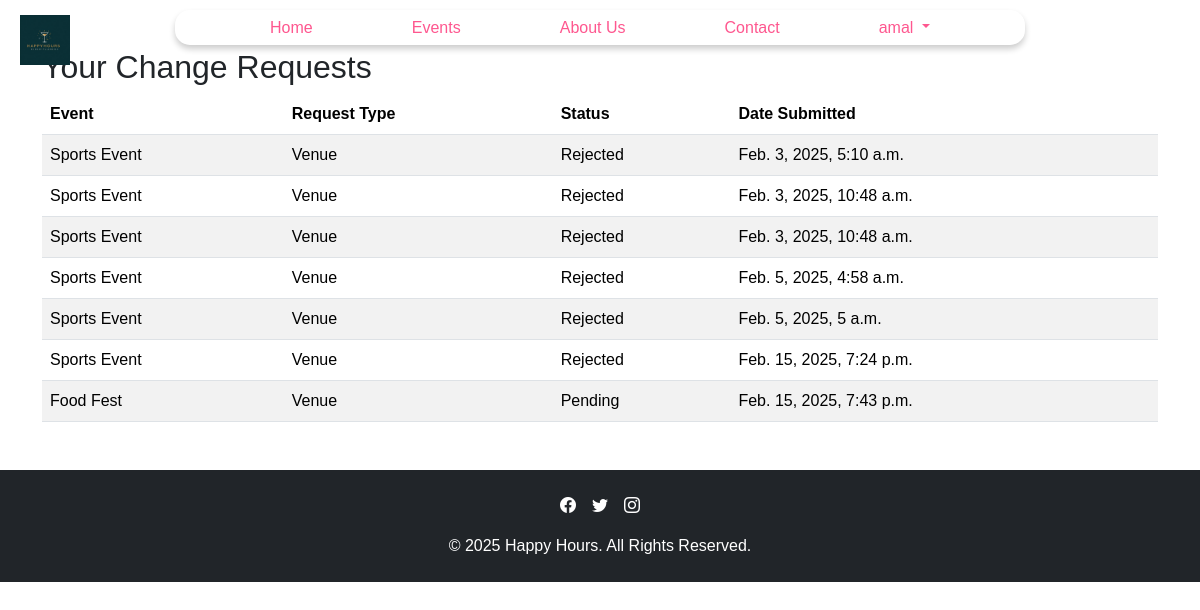
The app's page /user/change-requests-dashboard/ (signed in) with its own data.
### userapp/models.py (models this page shows, shortened)
class CustomUser(AbstractUser):
    phone_number = models.CharField(max_length=15, null=True, blank=True)
    address = models.TextField(null=True, blank=True)
    profile_picture = models.ImageField(upload_to='profile_pics/', null=True, blank=True)  # New field

class ChangeRequest(models.Model):
    user = models.ForeignKey(CustomUser, on_delete=models.CASCADE)
    booking = models.ForeignKey(Booking, on_delete=models.CASCADE)
    request_type = models.CharField(
        max_length=50,
        choices=[('Date', 'Date'), ('Venue', 'Venue')]
    )  # What change is requested
    new_value = models.CharField(max_length=255)  # The new date/venue requested
    status = models.CharField(
        max_length=50,
        choices=[('Pending', 'Pending'), ('Approved', 'Approved'), ('Rejected', 'Rejected')],
        default='Pending'
    )
    created_at = models.DateTimeField(auto_now_add=True)

### eventapp/models.py (models this page shows, shortened)
class Booking(models.Model):
    user = models.ForeignKey(settings.AUTH_USER_MODEL, on_delete=models.CASCADE, related_name='bookings')
    event_name = models.ForeignKey(Event, on_delete=models.CASCADE, related_name='bookings')
    event_date = models.DateField()
    venue = models.CharField(max_length=255)
    booking_date = models.DateField()
    admin_notes = models.TextField(blank=True, null=True)
    customer_request = models.TextField(blank=True, null=True)
    cus_name = models.CharField(max_length=255)
    cus_email = models.EmailField()
    cus_ph = models.CharField(max_length=10)
    description = models.TextField(blank=True, null=True)
    payment = models.OneToOneField('paymentapp.Payment', on_delete=models.CASCADE, related_name='booking_payment',null=True, blank=True, default=None)
    total_amount = models.DecimalField(max_digits=10, decimal_places=2, null=True, blank=True)

class Event(models.Model):
    name = models.CharField(max_length=200)
    is_available = models.BooleanField(default=True)
    slug = models.SlugField(unique=True, blank=True)
    desc = models.TextField(default='no description provided')
    event_date = models.DateField()
    location = models.CharField(max_length=200, default='not specified')
    price = models.DecimalField(max_digits=10, decimal_places=2, default=Decimal('0.00'))
    img = models.ImageField(upload_to='events/', blank=True, null=True)
    event_type = models.CharField(max_length=50, default='not specified')
    event_duration = models.CharField(max_length=50, default='not specified')
    itinerary = models.JSONField(default=list)
    def __str__(self):
        return self.name

### userapp/views.py (the view)
# urls.py: path('change-requests-dashboard/', views.change_requests_dashboard, name='change_requests_dashboard'),
@login_required
def change_requests_dashboard(request):
    change_requests = ChangeRequest.objects.filter(user=request.user)
    return render(request, 'eventapp/change_request_dashboard.html', {'change_requests': change_requests})

### userapp/context_processors.py (called while the page is built)
def timestamp(request):
    return {
        'timestamp': int(time.time())  # Or use any versioning logic you prefer
    }

def toast_message(request):
    return {
        'toast_message': {
            'type': getattr(request, 'toast_type', None),  # Default to None if not set
            'message': getattr(request, 'toast_message', None),  # Default to None if not set
        }
    }

### eventapp/templates/eventapp/change_request_dashboard.html
{% extends 'base.html' %}
{% block content %}
<div class="container my-5">
    <h2>Your Change Requests</h2>
    {% if change_requests %}
    <table class="table table-striped">
        <thead>
            <tr>
                <th>Event</th>
                <th>Request Type</th>
                <th>Status</th>
                <th>Date Submitted</th>
            </tr>
        </thead>
        <tbody>
            {% for request in change_requests %}
            <tr>
                <td>{{ request.booking.event_name }}</td>
                <td>{{ request.get_request_type_display }}</td>
                <td>{{ request.status }}</td>
                <td>{{ request.created_at }}</td>
            </tr>
            {% endfor %}
        </tbody>
    </table>
    {% else %}
    <p>You have not submitted any change requests.</p>
    {% endif %}
</div>
{% endblock %}

### templates/base.html (shortened to what this page needs)
{% load static %}
{% load custom_filters %}
<!DOCTYPE html>
<html lang="en">
<head>
    <link href="https://cdn.jsdelivr.net/npm/bootstrap@5.3.2/dist/css/bootstrap.min.css" rel="stylesheet">
    <link href="https://cdn.jsdelivr.net/npm/bootstrap-icons/font/bootstrap-icons.css" rel="stylesheet">
    <link rel="stylesheet" href="{% static 'css/styles.css' %}?v={{ timestamp }}">
</head>
<body>
    <div class="toast-container top-0 end-0 p-3" id="toast-container">
    </div>
    <header>
        <img src="{% static 'images/happy-hours.jpeg' %}" alt="Happy Hours Logo" class="custom-logo">
        <nav class="navbar custom-navbar navbar-expand-lg">
            <div class="container">
                <div class="collapse navbar-collapse" id="navbarNavDropdown">
                    <ul class="navbar-nav ms-auto">
                        <li class="nav-item"><a class="nav-link {% if request.path == '/' %}active{% endif %}"
                                href="/">Home</a></li>
                        <li class="nav-item"><a class="nav-link {% if request.path == '/events' %}active{% endif %}"
                                href="/events">Events</a></li>
                        <li class="nav-item"><a class="nav-link {% if request.path == '/about' %}active{% endif %}"
                                href="/about">About Us</a></li>
                        <li class="nav-item"><a class="nav-link {% if request.path == '/contact' %}active{% endif %}"
                                href="/contact">Contact</a></li>
                        {% if user.is_authenticated %}
                        <li class="nav-item dropdown">
                            <a class="nav-link dropdown-toggle" href="#" id="navbarDropdown" role="button"
                                data-bs-toggle="dropdown" aria-expanded="false">
                                {{ user.username }}
                            </a>
                        </li>
                        {% else %}
                        <li class="nav-item"><a class="nav-link" href="{% url 'userapp:login' %}">Login</a></li>
                        <li class="nav-item"><a class="nav-link" href="{% url 'userapp:signup' %}">Sign Up</a></li>
                        {% endif %}
                    </ul>
                </div>
            </div>
        </nav>
    </header>
    <main>
        {% block content %}{% endblock %}
    </main>
    {% block footer %}
    <footer class="bg-dark text-white text-center py-4 mt-auto">
        <div class="container">
            <div class="d-flex justify-content-center mb-3">
                <a href="https://facebook.com" class="text-white me-3"><i class="bi bi-facebook"></i></a>
                <a href="https://twitter.com" class="text-white me-3"><i class="bi bi-twitter"></i></a>
                <a href="https://instagram.com" class="text-white"><i class="bi bi-instagram"></i></a>
            </div>
            <p class="mb-0">&copy; 2025 Happy Hours. All Rights Reserved.</p>
        </div>
    </footer>
    {% endblock %}
</body>
</html>

### static/css/styles.css (style rules this page uses)
body, html { font-family: "Arial", sans-serif; margin: 0; padding: 0; background-color: #ffffff; }
.custom-logo { position: absolute; top: 15px; left: 20px; height: 50px; z-index: 1500; }
.custom-navbar { position: fixed; top: 10px; left: 50%; transform: translateX(-50%); width: 850px; max-height: 35px; z-index: 1000; background-color: rgba(255, 255, 255, 0.15) !important; backdrop-filter: blur(10px); border-radius: 15px; border: 2px solid rgba(255, 255, 255, 0.15); box-shadow: 0px 4px 6px rgba(0, 0, 0, 0.2); padding: 10px 0; }
.custom-navbar .navbar-nav { display: flex; justify-content: space-evenly; width: 100%; }
.custom-navbar .nav-link { color: #fe578f ; font-size: 1rem; font-weight: 500; text-decoration: none; margin: 0 10px; transition: color 0.3s ease; }
footer { background-color: #222; color: #fff; padding: 20px 0; }
footer a { color: #ff4081; text-decoration: none; transition: color 0.3s ease; }
::placeholder { color: rgba(255, 255, 255, 0.7); }

### records on screen
CustomUser: username "amal"
ChangeRequest: booking.event_name "Sports Event", request_type "Venue", status "Rejected", created_at "Feb. 3, 2025, 5:10 a.m."
ChangeRequest: booking.event_name "Sports Event", request_type "Venue", status "Rejected", created_at "Feb. 3, 2025, 10:48 a.m."
ChangeRequest: booking.event_name "Sports Event", request_type "Venue", status "Rejected", created_at "Feb. 3, 2025, 10:48 a.m."
ChangeRequest: booking.event_name "Sports Event", request_type "Venue", status "Rejected", created_at "Feb. 5, 2025, 4:58 a.m."
ChangeRequest: booking.event_name "Sports Event", request_type "Venue", status "Rejected", created_at "Feb. 5, 2025, 5 a.m."
ChangeRequest: booking.event_name "Sports Event", request_type "Venue", status "Rejected", created_at "Feb. 15, 2025, 7:24 p.m."
ChangeRequest: booking.event_name "Food Fest", request_type "Venue", status "Pending", created_at "Feb. 15, 2025, 7:43 p.m."
